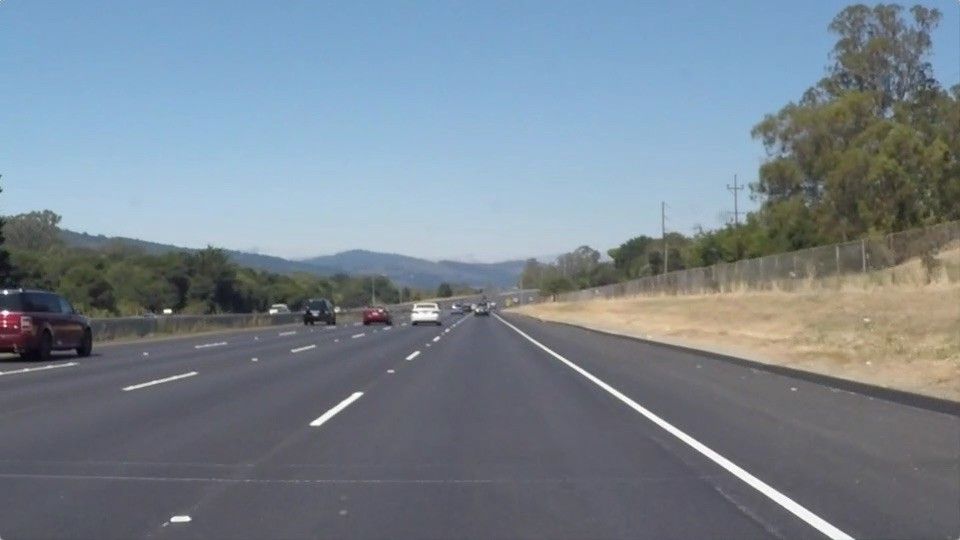
#> input picture traffic-lane-detection/imgs/lanes1.jpeg, 960 x 540 px
$ jupyter execute lane-detection.ipynb
#> lines starting #> are read from the running program, lines starting #| are printed output that depends on the picture; after the words box and inside, x2 and y2 are one past the last pixel; in counts of white or black regions, pixels touching at a corner belong together
[cell 1]
import matplotlib.pyplot as plt
import matplotlib.image as mpimg
import numpy as np
import cv2

import os

[cell 2]
def show_image(image, cmap=None):
    plt.figure(figsize=(20,10))
    plt.imshow(image, cmap=cmap)
    plt.show()

[cell 3]
def region_of_interest(image, vertices):
    # blank mask
    mask = np.zeros_like(image)

    # 3 or more channels
    if len(image.shape) > 2:
        channel_count = image.shape[2]
        mask_color = (255,) * channel_count
    # 1 channel
    else:
        mask_color = 255

    # keep the pixels inside the region defined by vertices
    # their color = mask_color
    cv2.fillPoly(mask, vertices, mask_color)

    # keep only the region of interest
    return cv2.bitwise_and(image, mask)

[cell 4]
def weighted_image(initial_image, image, alpha, beta, gamma):
    # res = initial_image * alpha + image * beta + gamma
    return cv2.addWeighted(initial_image, alpha, image, beta, gamma)

[cell 5]
def to_grayscale(image):
    return cv2.cvtColor(image, cv2.COLOR_RGB2GRAY)

[cell 6]
def get_slope(line):
    x1, y1, x2, y2 = line

    return np.inf if x1 == x2 else (y2-y1)/(x2-x1)

[cell 7]
# constructs a new blank image and fills it with the specified lines
def fill_with_lines(lines, image_shape, thickness=5):
    img_lines = np.zeros(image_shape, dtype=np.uint8)

    for line in lines:
        for x1, y1, x2, y2 in line:
            cv2.line(img_lines, (x1,y1), (x2,y2), (255, 0, 0), thickness)

    return img_lines

#### 1. Basic approach: simple lane identification by color selection and region of interest

First step: color selection

[cell 8]
# Read in the image
image = mpimg.imread('./imgs/lanes1.jpeg')
#> image is the input picture: shape (540, 960, 3); mean R, G, B 120.3, 132.5, 143.7

show_image(image)

# Grab the x and y size and make a copy of the image
ysize = image.shape[0]
xsize = image.shape[1]

img_color_select = np.copy(image)

# Define color selection criteria
thr = 195
red_threshold = thr
green_threshold = thr
blue_threshold = thr

rgb_threshold = [red_threshold, green_threshold, blue_threshold]

# Identify pixels below the thresholds
color_thresholds = (image[:,:,0] < rgb_threshold[0]) \
            | (image[:,:,1] < rgb_threshold[1]) \
            | (image[:,:,2] < rgb_threshold[2])
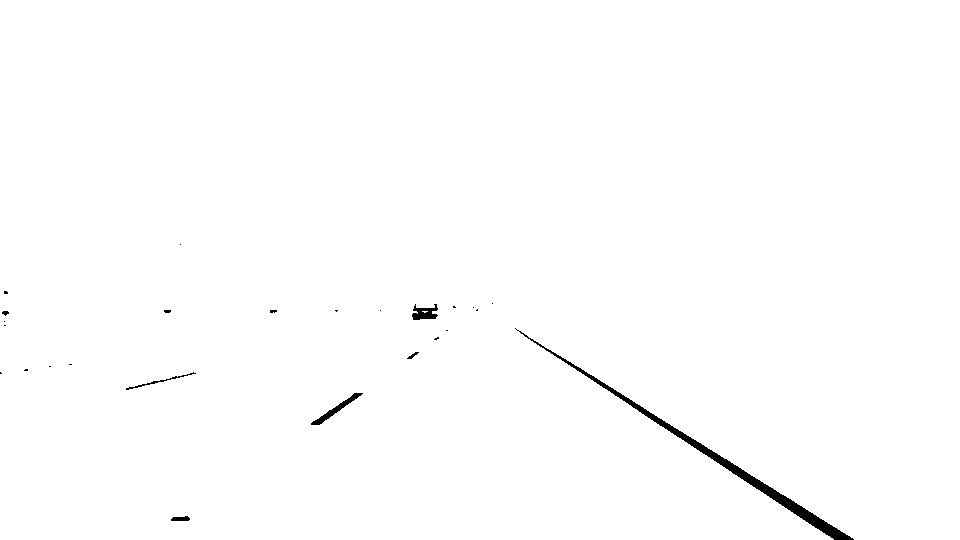
#> color_thresholds: shape (540, 960) bool; 99.4% white; 25 black regions (18 under 20 px), largest, box (x1, y1, x2, y2) and area: (515, 328, 854, 540) 2419, (311, 393, 363, 425) 301, (412, 304, 438, 320) 256
img_color_select[color_thresholds] = [0, 0, 0]

# Display the image
show_image(img_color_select)

Second step: assume that the camera is mounted in a **fixed** position on the front of the car => we can derive a **region of interest**

[cell 9]
# Define a triangle region of interest
ybias = 0.05 * ysize
xbias = 0.05 * xsize

apex = [xsize / 2, ysize / 2 + ybias]
left_bottom = [xbias, ysize]
right_bottom = [xsize - xbias, ysize]

# Draw region of interest
x = [left_bottom[0], right_bottom[0], apex[0], left_bottom[0]]
y = [left_bottom[1], right_bottom[1], apex[1], left_bottom[1]]

plt.figure(figsize=(20,10))
plt.plot(x, y, 'b--', lw=4)
plt.imshow(image)
plt.show()

Combine color selection with region of interest

[cell 10]
img_color_select = np.copy(image)
img_line_select = np.copy(image)

fit_left = np.polyfit((left_bottom[0], apex[0]), (left_bottom[1], apex[1]), 1)
fit_right = np.polyfit((right_bottom[0], apex[0]), (right_bottom[1], apex[1]), 1)
fit_bottom = np.polyfit((left_bottom[0], right_bottom[0]), (left_bottom[1], right_bottom[1]), 1)

# Find the region inside the lines
XX, YY = np.meshgrid(np.arange(0, xsize), np.arange(0, ysize))
region_thresholds = (YY > (XX*fit_left[0] + fit_left[1])) & \
                    (YY > (XX*fit_right[0] + fit_right[1])) & \
                    (YY < (XX*fit_bottom[0] + fit_bottom[1]))

# Mask color and region selection
img_color_select[color_thresholds | ~region_thresholds] = [0, 0, 0]
# Color pixels red where both color and region selections met
img_line_select[~color_thresholds & region_thresholds] = [255, 0, 0]
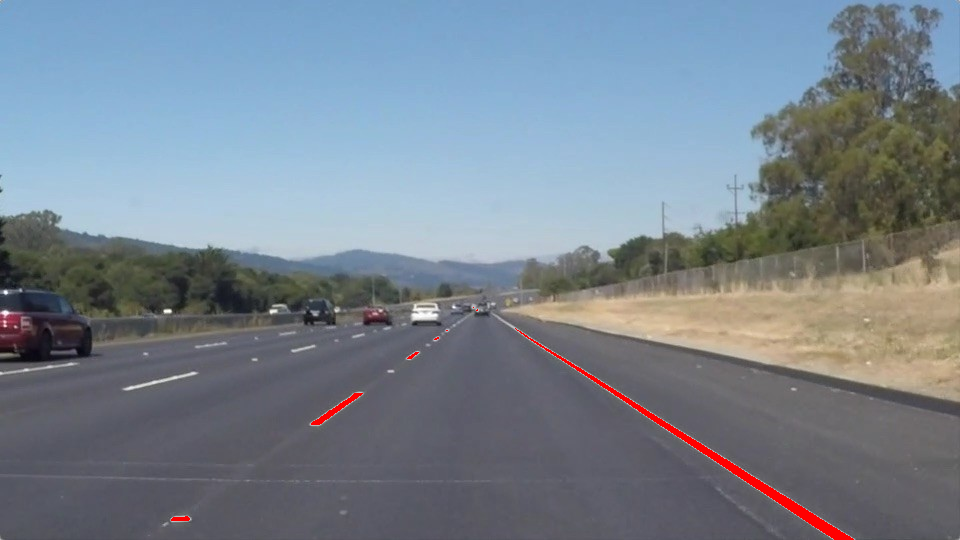
#> img_line_select: shape (540, 960, 3); 0.55% of pixels changed, all inside (x1, y1, x2, y2) = (171, 307, 854, 540)


# Draw triangle (region of interest)
x = [left_bottom[0], right_bottom[0], apex[0], left_bottom[0]]
y = [left_bottom[1], right_bottom[1], apex[1], left_bottom[1]]
plt.figure(figsize=(20,10))
plt.plot(x, y, 'b--', lw=4)
plt.imshow(img_color_select)
plt.show()

# draw recognized lines in red
plt.figure(figsize=(20,10))
plt.imshow(img_line_select)
plt.show()

#### 2. Better approach: Canny edge detection + Hough-space transform

Canny: identify the boundaries of an object in an image.
- convert to grayscale
- compute the gradient (in _gradient space_, the brightness of a pixel corresponds to the strength of the gradient at that point)
- find edges by tracing the pixels that follow the strongest gradients

`cv2.Canny(image, low_threshold, high_threshold)`

`low_threshold` and `high_threshold` determine how strong the edges must be to be detected (= difference of values of adjacent pixels = strength of the gradient)

Canny keeps strong edge (strong gradient) pixels above the `high_threshold`, and reject pixels below the `low_threshold`. Pixels with values between the `low_threshold` and `high_threshold` will be included as long as they are connected to strong edges.

edge = rapid change in brightness

Canny gives the individual pixels that follow the strongest gradients.

[cell 11]
def canny(image, low, high, gaussian=False):
    if gaussian:
        kernel_size = 5
        image = cv2.GaussianBlur(image, (kernel_size, kernel_size), 0)

    img_edges = cv2.Canny(image, low, high)
    return img_edges

[cell 12]
image = cv2.imread("./imgs/exit-ramp.jpg")
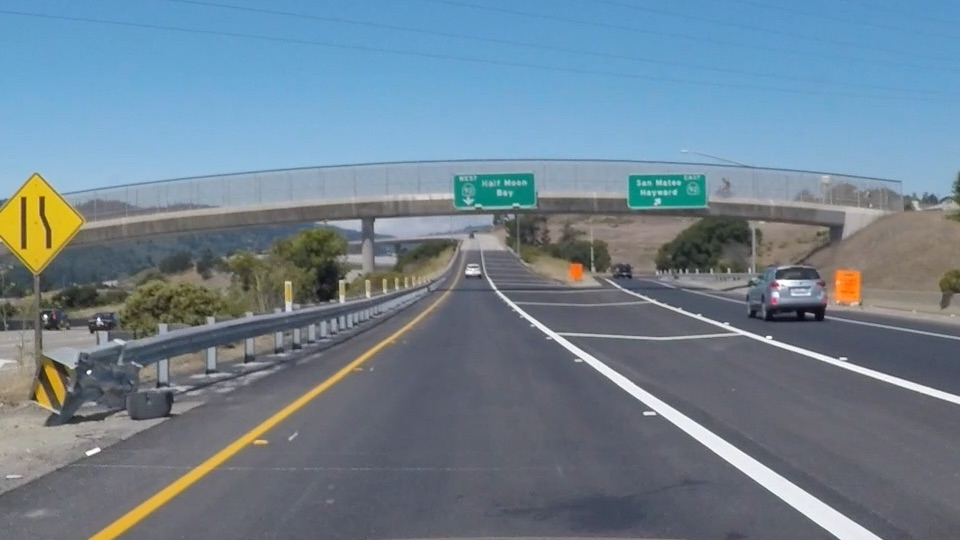
#> input picture traffic-lane-detection/imgs/exit-ramp.jpg, 960 x 540 px
#> image is the input picture: shape (540, 960, 3); mean B, G, R 144.4, 130.2, 111.3
img_gray = to_grayscale(image)

show_image(img_gray, 'gray')

[cell 13]
# Without extra gaussian filter
img_edges = canny(img_gray, 50, 150)

show_image(img_edges, 'Greys_r')

[cell 14]
# With extra gaussian filter
img_edges = canny(img_gray, 50, 150, True)
#> call 2 of canny, with low = 50, high = 150, gaussian = True
#> in canny (call 2), `img_edges = cv2.Canny(image, low, high)`:
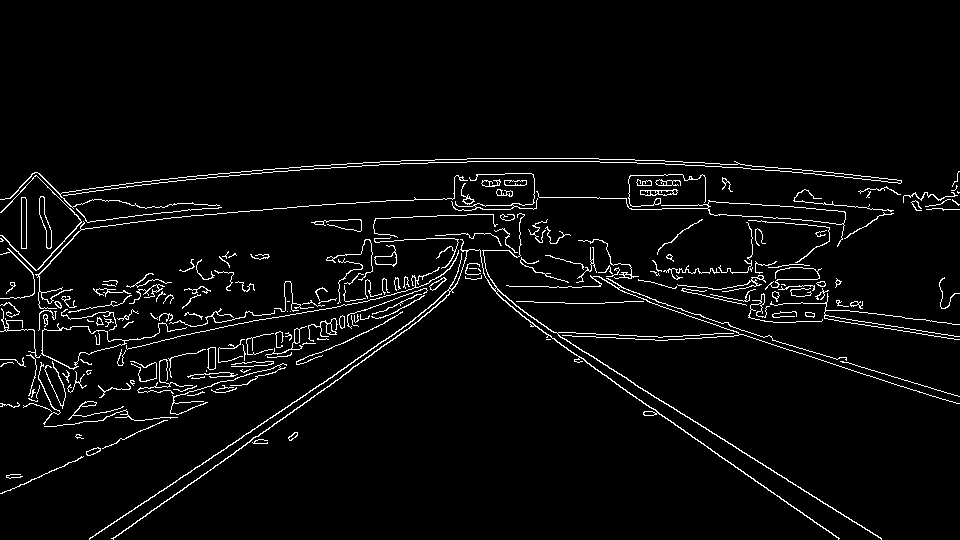
#> img_edges: shape (540, 960); 3.8% white in thin lines or dots, all inside (x1, y1, x2, y2) = (0, 158, 960, 540)

show_image(img_edges, 'Greys_r')

**Hough Space** is parameter space (in our case, $m$ and $b$).

- a line in IS becomes a point in HS: $y = m_0 x + b_0 \rightarrow (m_0, b_0)$
- a point in IS becomes a line in HS: $(x_0, y_0) \rightarrow m = \frac{y_0}{x_0} - \frac{b}{x_0}$

For 2 points $p_1, p_2$ in IS there are 2 **intersecting** lines in HS. The intersection point is at $(m, b)$ that defines the single line that passes through both $p_1$ and $p_2$.

So, the strategy to find lines in IS is to look for intersecting lines in HS. We can consider every point in the `img_edges` as a line in HS and where many lines in HS intersect => found a collection of points that describe a line in IS.

*Problem:* vertical lines have $m = \infty$ => new parameterization.

IS: $\rho_0 = x \cos(\theta_0) + y \sin(\theta_0)$

HS: $(\theta_0, \rho_0)$

Now, each point in IS corresponds to a sine curve in HS. The intersection of the sine curves in HS gives $(\theta_0, \rho_0)$, the paremeterization of the line in IS.

**Grid layout** resolution: $\theta_r$ radians, $\rho_r$ pixels.

[cell 15]
# construct trapezoidal region
def construct_region(img_shape):
    [ysize, xsize, _] = img_shape

    dx = 0.07 * xsize
    dy = 0.52 * ysize
    gap = 20

    p1 = [dx, ysize]
    p2 = [xsize - dx, ysize]
    p3 = [xsize / 2 + gap / 2, dy]
    p4 = [xsize / 2 - gap / 2, dy]

    trapezoidal_region = np.array([p1, p2, p3, p4], dtype=np.int32)

    return trapezoidal_region

[cell 16]
# cv2.HoughLinesP returns an array
# containing the endpoints (x1, y1, x2, y2)
# of all line segments detected by the transform operation

# pixels
rho_res = 2
# degrees
theta_res = 1 * np.pi / 180
# minimum number of votes (intersections in a given grid cell)
# a candidate line needs to have to make it into the output
threshold = 15
# minimum length of a line (in pixels) that will be accepted in the output
min_line_length = 40
# maximum distance (in pixels) between segments that will be allowed to be connected into a single line
max_line_gap = 20

# create a blank image (same size as original image)
lines = cv2.HoughLinesP(img_edges, rho_res, theta_res, threshold, np.array([]), min_line_length, max_line_gap)
#> lines = 351 rows, first 6: [335, 307, 547, 226], [539, 329, 838, 539], [9, 203, 84, 203], [316, 293, 362, 279], [563, 287, 618, 284], [496, 293, 693, 421]

img_lines = fill_with_lines(lines, image.shape)
#> the loop in fill_with_lines, `for line in lines:` made 351 passes
#> after the loop in fill_with_lines, `for line in lines:`:
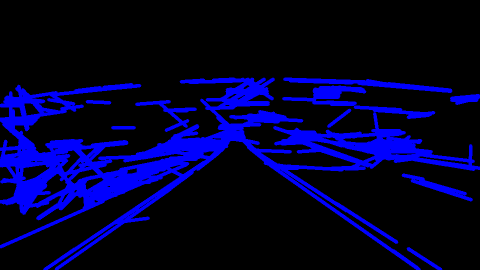
#> img_lines: shape (540, 960, 3) (shown at 1/2 size); mean of channels 0, 1, 2 46.8, 0, 0; drawn as B, G, R

# construct trapezoidal region
trapezoidal_region = construct_region(image.shape)

color_edges = np.dstack((img_edges,) * 3)

# get only those lines inside the trapezoidal region
constrained_lines = region_of_interest(img_lines, [trapezoidal_region])

# out = 0.8 * color_edges + 1.0 * img_lines + 0
out = weighted_image(color_edges, constrained_lines, 0.8, 1, 0)


plt.figure(figsize=(20,10))

xs = [trapezoidal_region[i][0] for i in np.arange(5) % 4]
ys = [trapezoidal_region[i][1] for i in np.arange(5) % 4]

plt.plot(xs, ys, 'b--', lw=2)

plt.imshow(out)
plt.show()

[cell 17]
def detect(image_path, debug=False):
#> called with image_path = './imgs/exit-ramp.jpg', debug = True
    image = mpimg.imread(image_path)
#> image: shape (540, 960, 3)
    img_gray = to_grayscale(image)
    img_edges = canny(img_gray, 125, 200, True)
#> call 3 of canny, with low = 125, high = 200, gaussian = True
#> in canny (call 3), `img_edges = cv2.Canny(image, low, high)`:
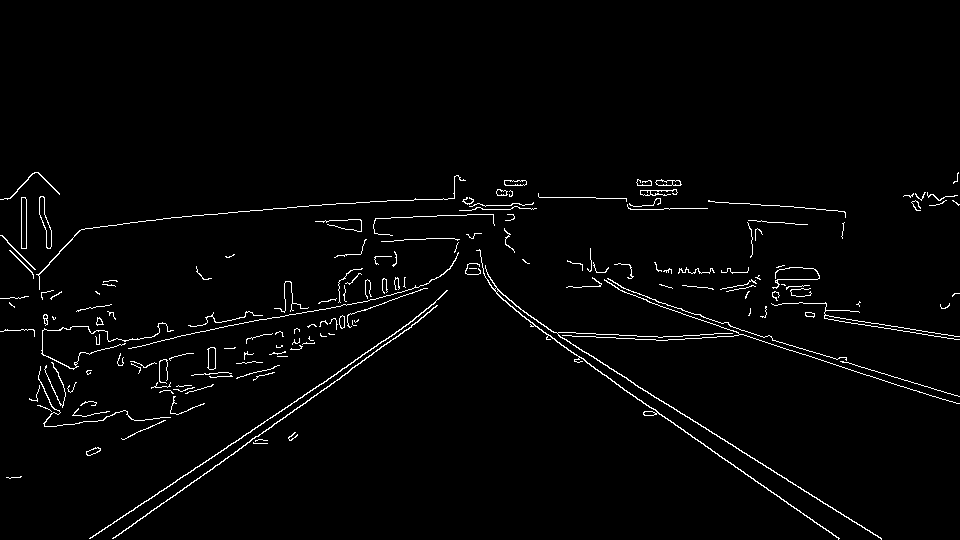
#> img_edges: shape (540, 960); 2.1% white in thin lines or dots, all inside (x1, y1, x2, y2) = (0, 172, 960, 540)

    # parameters
    rho = 2
    theta = 1 * np.pi / 180
    threshold = 15
    min_line_length = 40
    max_line_gap = 20

    lines = cv2.HoughLinesP(img_edges, rho, theta, threshold, np.array([]), min_line_length, max_line_gap)
#> lines = 114 rows, first 6: [526, 319, 838, 538], [219, 464, 431, 310], [609, 368, 881, 538], [92, 537, 436, 305], [721, 327, 949, 401], [568, 286, 621, 286]

    #img_lines = fill_with_lines(lines, image.shape, 2)
    img_lines = np.zeros_like(image)
    s = []
    for line in lines:
        slope = get_slope(line[0])

        if slope != np.inf:
            deg = np.abs(slope * 180 / np.pi)
            if 25 <= deg <= 45:
                s.append(slope * 180 / np.pi)

                for x1, y1, x2, y2 in line:
                    cv2.line(img_lines, (x1,y1), (x2,y2), (255, 0, 0), 5)
#> this loop made 114 passes
#> (x1 in get_slope, y1 in get_slope, x2 in get_slope, y2 in get_slope, slope, deg) on passes 1 to 8: (526, 319, 838, 538, 0.702, 40.22), (219, 464, 431, 310, -0.726, 41.62), (609, 368, 881, 538, 0.625, 35.81), (92, 537, 436, 305, -0.674, 38.64), (721, 327, 949, 401, 0.325, 18.6), (568, 286, 621, 286, 0, 0), (810, 312, 871, 323, 0.18, 10.33), (40, 368, 214, 318, -0.287, 16.46)
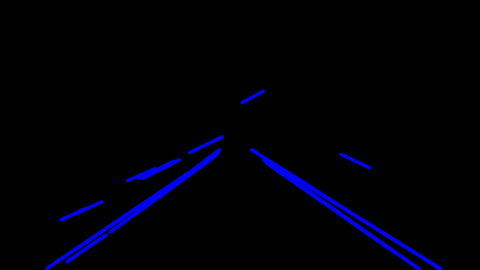
#> img_lines: shape (540, 960, 3) (shown at 1/2 size); mean of channels 0, 1, 2 7.5, 0, 0; drawn as B, G, R
#> after the loop, s = [40.22, -41.62, 35.81, -38.64, -26.04, 36.04, -27.78, -29.04, -39.16, -25, -27.83, -26.82, -41.63, -30.65, 27.14, -43.24, 35.9, 39.97, -38.59]


    # construct trapezoidal region
    trapezoidal_region = construct_region(image.shape)

    color_edges = np.dstack((img_edges,) * 3)

    # get only those lines inside the trapezoidal region
    constrained_lines = region_of_interest(img_lines, [trapezoidal_region])

    # out = 0.8 * color_edges + 1.0 * img_lines + 0
    out = weighted_image(image, constrained_lines, 0.8, 1, 0)
#> call 2 of weighted_image, with alpha = 0.8, beta = 1, gamma = 0
#> in weighted_image (call 2), `return cv2.addWeighted(initial_image, alpha, image, beta, gamma)`:
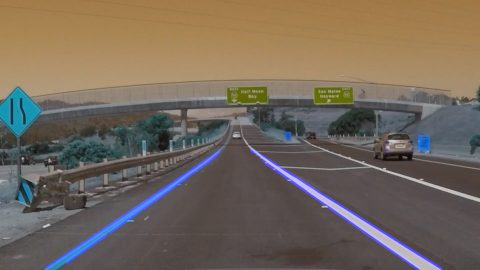
#> returned value: shape (540, 960, 3) (shown at 1/2 size); mean of channels 0, 1, 2 91.9, 104.1, 115.5; drawn as B, G, R

    plt.figure(figsize=(20,10))

    if debug:
        out = weighted_image(color_edges, constrained_lines, 0.8, 1, 0)

        xs = [trapezoidal_region[i][0] for i in np.arange(5) % 4]
        ys = [trapezoidal_region[i][1] for i in np.arange(5) % 4]

        plt.plot(xs, ys, 'b--', lw=2)

    plt.imshow(out)
    plt.show()
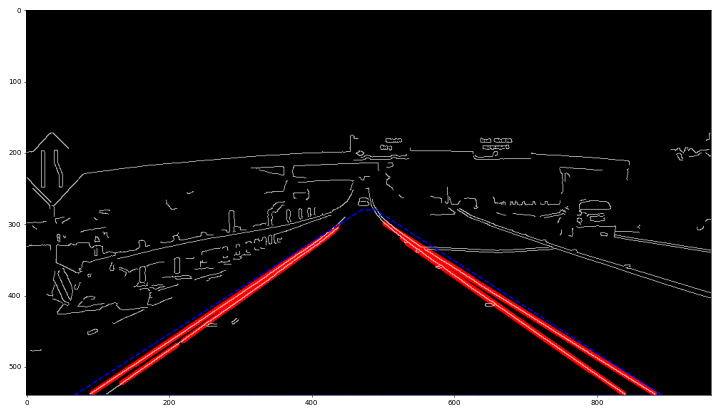
#> figure drawn by matplotlib, 1 panel


    return out, s

[cell 18]
imgs = os.listdir("./imgs")

for img in imgs:
    i, s = detect("./imgs/" + img, True)
#> pass 3 of the loop `for img in imgs:`:
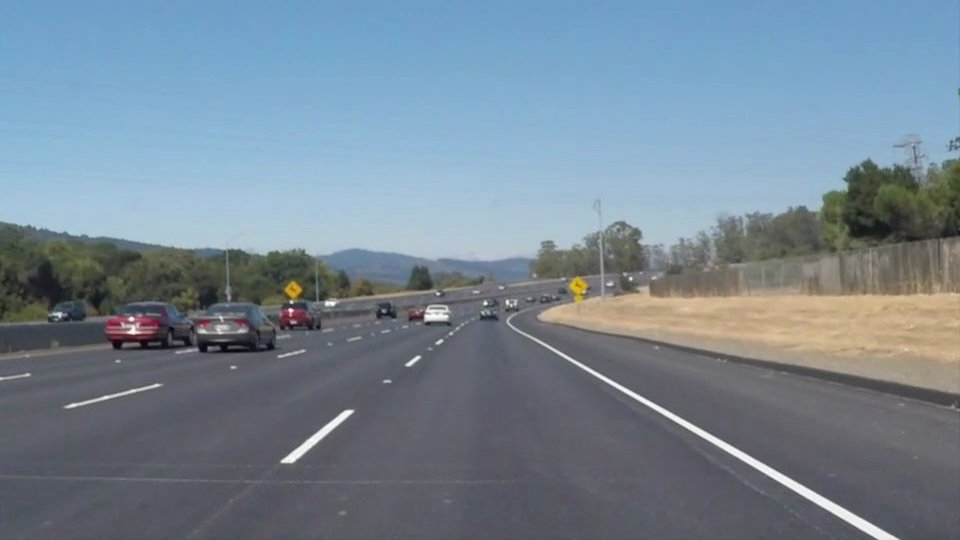
#> input picture traffic-lane-detection/imgs/solidWhiteCurve.jpg, 960 x 540 px
#> in detect, image is the input picture: shape (540, 960, 3); mean R, G, B 118.5, 134.5, 148.1
#> in canny (call 5), `img_edges = cv2.Canny(image, low, high)`:
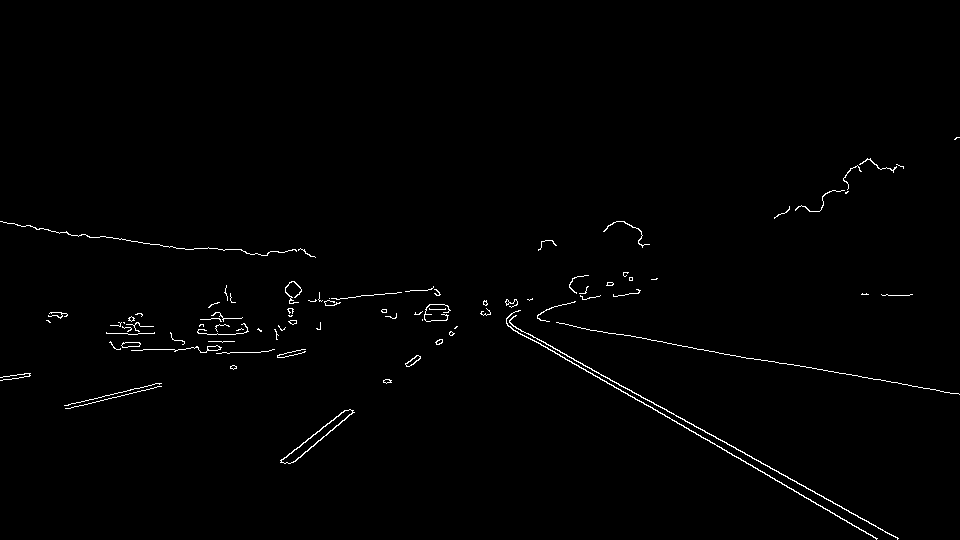
#> img_edges: shape (540, 960); 0.9% white in thin lines or dots, all inside (x1, y1, x2, y2) = (0, 137, 960, 540)
#> in detect (call 3), `lines = cv2.HoughLinesP(img_edges, rho, theta, threshold, np.array([])..`: lines = 40 rows, first 6: [482, 311, 876, 538], [490, 313, 705, 432], [760, 359, 959, 394], [539, 319, 617, 334], [769, 466, 871, 524], [17, 225, 190, 249]
#> the loop in detect (call 3), `for line in lines:` made 40 passes
#> (x1 in get_slope, y1 in get_slope, x2 in get_slope, y2 in get_slope, slope, deg) on passes 1 to 4: (482, 311, 876, 538, 0.576, 33.01), (490, 313, 705, 432, 0.553, 31.71), (760, 359, 959, 394, 0.176, 10.08), (539, 319, 617, 334, 0.192, 11.02)
#> in detect (call 3), `plt.show()`:
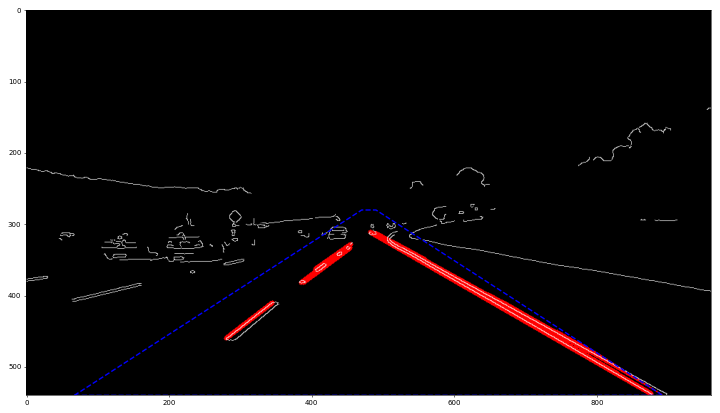
#> figure drawn by matplotlib, 1 panel
